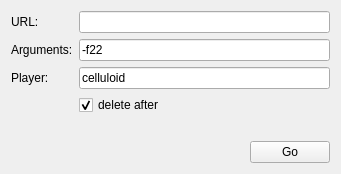
<?xml version="1.0" encoding="UTF-8"?>
<ui version="4.0">
 <class>Widget</class>
 <widget class="QWidget" name="Widget">
  <property name="geometry">
   <rect>
    <x>0</x>
    <y>0</y>
    <width>341</width>
    <height>174</height>
   </rect>
  </property>
  <property name="windowTitle">
   <string>Widget</string>
  </property>
  <layout class="QVBoxLayout" name="verticalLayout">
   <item>
    <layout class="QFormLayout" name="formLayout">
     <item row="0" column="0">
      <widget class="QLabel" name="label_url">
       <property name="text">
        <string>URL:</string>
       </property>
      </widget>
     </item>
     <item row="0" column="1">
      <widget class="QLineEdit" name="lineEdit_url"/>
     </item>
     <item row="1" column="1">
      <widget class="QLineEdit" name="lineEdit_arg">
       <property name="text">
        <string>-f22</string>
       </property>
      </widget>
     </item>
     <item row="1" column="0">
      <widget class="QLabel" name="label_arg">
       <property name="text">
        <string>Arguments:</string>
       </property>
      </widget>
     </item>
     <item row="2" column="0">
      <widget class="QLabel" name="label_player">
       <property name="text">
        <string>Player:</string>
       </property>
      </widget>
     </item>
     <item row="2" column="1">
      <widget class="QLineEdit" name="lineEdit_player">
       <property name="text">
        <string>celluloid</string>
       </property>
      </widget>
     </item>
     <item row="3" column="1">
      <widget class="QCheckBox" name="checkBox_delete_after">
       <property name="text">
        <string>delete after</string>
       </property>
       <property name="checked">
        <bool>true</bool>
       </property>
      </widget>
     </item>
    </layout>
   </item>
   <item>
    <layout class="QHBoxLayout" name="horizontalLayout_4">
     <item>
      <spacer name="horizontalSpacer">
       <property name="orientation">
        <enum>Qt::Horizontal</enum>
       </property>
       <property name="sizeHint" stdset="0">
        <size>
         <width>40</width>
         <height>20</height>
        </size>
       </property>
      </spacer>
     </item>
     <item>
      <widget class="QPushButton" name="pushButton_submit">
       <property name="text">
        <string>Go</string>
       </property>
      </widget>
     </item>
    </layout>
   </item>
  </layout>
 </widget>
 <resources/>
 <connections/>
</ui>
